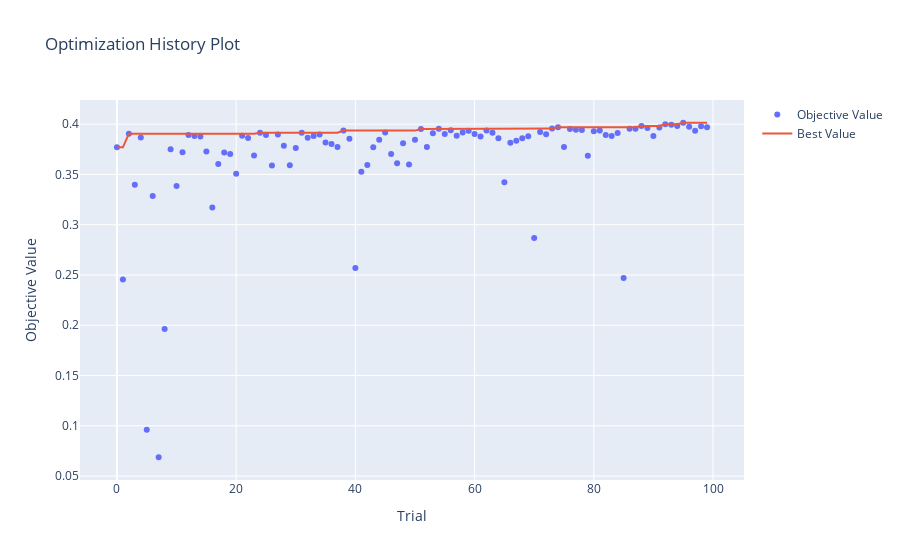
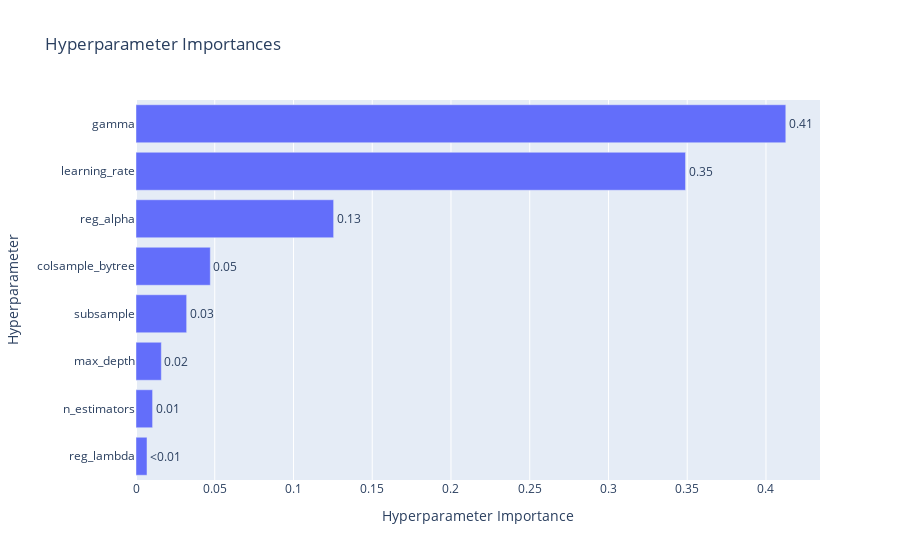

Notebook code cell kept with these figures, in order:
### Code cell
print(f"Лучшие параметры для XGBoost:")
print(study_xgb.best_params)
print(f"Лучший R2: {study_xgb.best_value:.4f}")

fig = optuna.visualization.plot_optimization_history(study_xgb)
fig.show()

fig = optuna.visualization.plot_param_importances(study_xgb)
fig.show()

### Figure 1 — Plotly figure (JSON) as saved in the notebook; plotly's stock layout.template omitted (floating-point values rounded to 4 significant figures)
{"data": [{"mode": "markers", "name": "Objective Value", "type": "scatter", "x": [0, 1, 2, 3, 4, 5, 6, 7, 8, 9, 10, 11, 12, 13, 14, 15, 16, 17, 18, 19, 20, 21, 22, 23, 24, 25, 26, 27, 28, 29, 30, 31, 32, 33, 34, 35, 36, 37, 38, 39, 40, 41, 42, 43, 44, 45, 46, 47, 48, 49, 50, 51, 52, 53, 54, 55, 56, 57, 58, 59, 60, 61, 62, 63, 64, 65, 66, 67, 68, 69, 70, 71, 72, 73, 74, 75, 76, 77, 78, 79, 80, 81, 82, 83, 84, 85, 86, 87, 88, 89, 90, 91, 92, 93, 94, 95, 96, 97, 98, 99], "y": [0.3769, 0.2455, 0.3905, 0.3398, 0.3867, 0.09602, 0.3286, 0.06875, 0.1964, 0.3751, 0.3385, 0.3721, 0.3892, 0.3882, 0.3877, 0.3728, 0.3171, 0.3602, 0.3717, 0.3702, 0.3505, 0.3885, 0.3862, 0.3687, 0.3914, 0.3892, 0.3588, 0.3897, 0.3785, 0.3591, 0.3763, 0.3915, 0.3865, 0.3883, 0.3898, 0.3818, 0.3802, 0.3771, 0.3935, 0.3855, 0.2568, 0.3527, 0.3594, 0.3769, 0.3845, 0.3916, 0.3704, 0.3611, 0.3811, 0.3599, 0.3846, 0.3951, 0.3772, 0.391, 0.3954, 0.3902, 0.3938, 0.3885, 0.3916, 0.3935, 0.3901, 0.3877, 0.3936, 0.3913, 0.386, 0.3422, 0.3815, 0.3834, 0.3859, 0.3879, 0.2868, 0.3923, 0.39, 0.3955, 0.397, 0.3771, 0.3951, 0.3943, 0.3942, 0.3686, 0.393, 0.3937, 0.3891, 0.3882, 0.3911, 0.2469, 0.3953, 0.3953, 0.3981, 0.3961, 0.3882, 0.3968, 0.3999, 0.3994, 0.3982, 0.4014, 0.3974, 0.3935, 0.3979, 0.3969]}, {"mode": "lines", "name": "Best Value", "type": "scatter", "x": [0, 1, 2, 3, 4, 5, 6, 7, 8, 9, 10, 11, 12, 13, 14, 15, 16, 17, 18, 19, 20, 21, 22, 23, 24, 25, 26, 27, 28, 29, 30, 31, 32, 33, 34, 35, 36, 37, 38, 39, 40, 41, 42, 43, 44, 45, 46, 47, 48, 49, 50, 51, 52, 53, 54, 55, 56, 57, 58, 59, 60, 61, 62, 63, 64, 65, 66, 67, 68, 69, 70, 71, 72, 73, 74, 75, 76, 77, 78, 79, 80, 81, 82, 83, 84, 85, 86, 87, 88, 89, 90, 91, 92, 93, 94, 95, 96, 97, 98, 99], "y": [0.3769, 0.3769, 0.3905, 0.3905, 0.3905, 0.3905, 0.3905, 0.3905, 0.3905, 0.3905, 0.3905, 0.3905, 0.3905, 0.3905, 0.3905, 0.3905, 0.3905, 0.3905, 0.3905, 0.3905, 0.3905, 0.3905, 0.3905, 0.3905, 0.3914, 0.3914, 0.3914, 0.3914, 0.3914, 0.3914, 0.3914, 0.3915, 0.3915, 0.3915, 0.3915, 0.3915, 0.3915, 0.3915, 0.3935, 0.3935, 0.3935, 0.3935, 0.3935, 0.3935, 0.3935, 0.3935, 0.3935, 0.3935, 0.3935, 0.3935, 0.3935, 0.3951, 0.3951, 0.3951, 0.3954, 0.3954, 0.3954, 0.3954, 0.3954, 0.3954, 0.3954, 0.3954, 0.3954, 0.3954, 0.3954, 0.3954, 0.3954, 0.3954, 0.3954, 0.3954, 0.3954, 0.3954, 0.3954, 0.3955, 0.397, 0.397, 0.397, 0.397, 0.397, 0.397, 0.397, 0.397, 0.397, 0.397, 0.397, 0.397, 0.397, 0.397, 0.3981, 0.3981, 0.3981, 0.3981, 0.3999, 0.3999, 0.3999, 0.4014, 0.4014, 0.4014, 0.4014, 0.4014]}, {"marker": {"color": "#cccccc"}, "mode": "markers", "name": "Infeasible Trial", "showlegend": false, "type": "scatter", "x": [], "y": []}], "layout": {"title": {"text": "Optimization History Plot"}, "xaxis": {"title": {"text": "Trial"}}, "yaxis": {"title": {"text": "Objective Value"}}}}

### Figure 2 — Plotly figure (JSON) as saved in the notebook; plotly's stock layout.template omitted (floating-point values rounded to 4 significant figures)
{"data": [{"cliponaxis": false, "hovertemplate": ["reg_lambda (FloatDistribution): 0.006989903063840096<extra></extra>", "n_estimators (IntDistribution): 0.0105320644240827<extra></extra>", "max_depth (IntDistribution): 0.016090440851415463<extra></extra>", "subsample (FloatDistribution): 0.032166645475668984<extra></extra>", "colsample_bytree (FloatDistribution): 0.04719089567745839<extra></extra>", "reg_alpha (FloatDistribution): 0.12549264644012345<extra></extra>", "learning_rate (FloatDistribution): 0.34893956729766584<extra></extra>", "gamma (FloatDistribution): 0.4125978367697455<extra></extra>"], "name": "Objective Value", "orientation": "h", "text": ["<0.01", "0.01", "0.02", "0.03", "0.05", "0.13", "0.35", "0.41"], "textposition": "outside", "type": "bar", "x": [0.00699, 0.01053, 0.01609, 0.03217, 0.04719, 0.1255, 0.3489, 0.4126], "y": ["reg_lambda", "n_estimators", "max_depth", "subsample", "colsample_bytree", "reg_alpha", "learning_rate", "gamma"]}], "layout": {"title": {"text": "Hyperparameter Importances"}, "xaxis": {"title": {"text": "Hyperparameter Importance"}}, "yaxis": {"title": {"text": "Hyperparameter"}}}}
